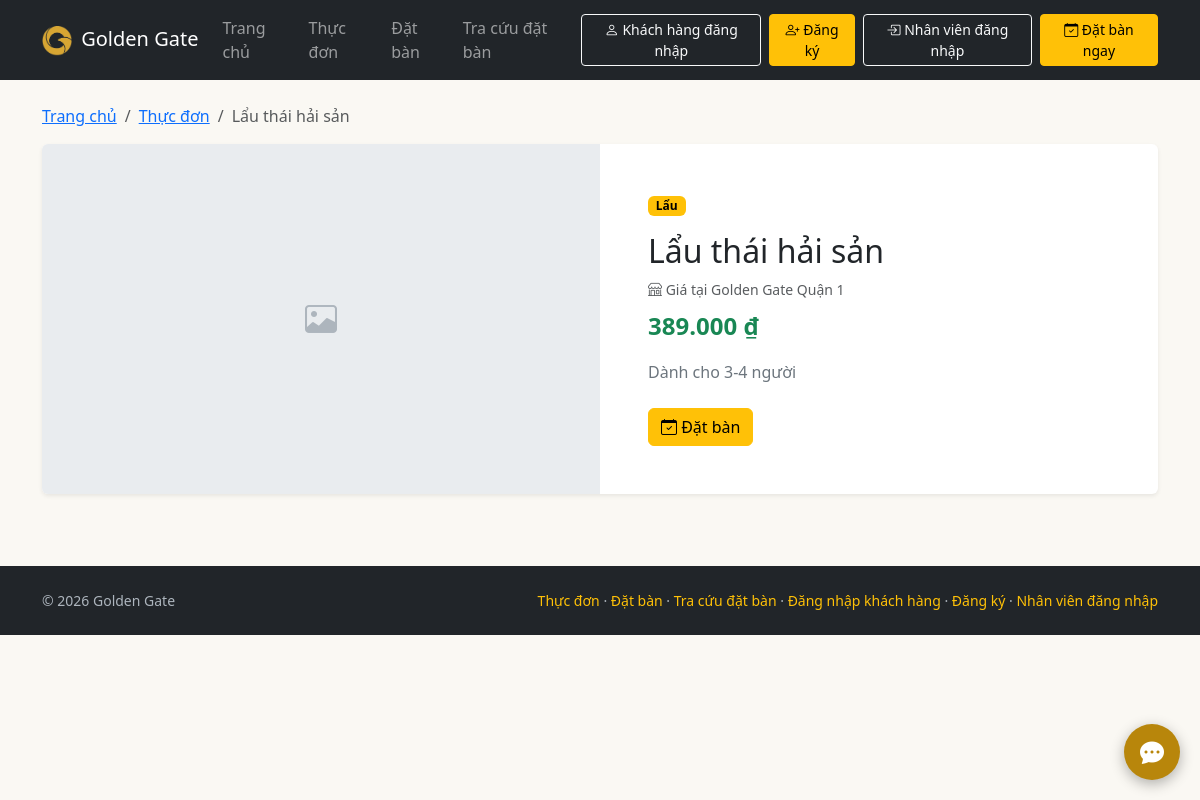
Page /site/item/3?branch=1 on the committed database.
### tables this page shows
CREATE TABLE menu_items (
  id INT AUTO_INCREMENT PRIMARY KEY,
  category_id INT NOT NULL,
  name VARCHAR(150) NOT NULL,
  description TEXT,
  image VARCHAR(255),
  base_price DECIMAL(12,0) NOT NULL,
  status TINYINT(1) NOT NULL DEFAULT 1,
  FOREIGN KEY (category_id) REFERENCES categories(id)
);

CREATE TABLE categories (
  id INT AUTO_INCREMENT PRIMARY KEY,
  name VARCHAR(100) NOT NULL,
  sort_order INT DEFAULT 0
);

CREATE TABLE branches (
  id INT AUTO_INCREMENT PRIMARY KEY,
  name VARCHAR(100) NOT NULL,
  address VARCHAR(255) NOT NULL,
  phone VARCHAR(20),
  status TINYINT(1) NOT NULL DEFAULT 1,
  created_at TIMESTAMP DEFAULT CURRENT_TIMESTAMP
);

### core/Controller.php (called while the page is built, shortened)
<?php
class Controller
{
    protected function publicView(string $name, array $data = []): void
    {
        $file = APP_PATH . '/views/' . $name . '.php';
        $this->render($file, $data);
    }
    private function render(string $__file, array $__vars): void
    {
        extract($__vars, EXTR_SKIP);
        require $__file;
    }
}

### app/controllers/SiteController.php (called while the page is built, shortened)
<?php
require_once APP_PATH . '/models/Site.php';
class SiteController extends Controller
{
    public function item(string $id = ''): void
    {
        $branches = Site::activeBranches();
        $branchId = (int)($_GET['branch'] ?? ($branches[0]['id'] ?? 0));
        $branch = $branchId ? Site::branch($branchId) : false;
        $item = Site::item((int)$id, $branchId);
        $related = $item
            ? Site::relatedItems((int)$item['category_id'], (int)$item['id'], $branchId)
            : [];
        $this->publicView('site/item', [
            'title' => $item ? $item['name'] : 'Không tìm thấy món',
            'item' => $item,
            'related' => $related,
            'branch' => $branch,
        ]);
    }
}

### core/Router.php (called while the page is built, shortened)
<?php
class Router
{
    public function dispatch(): void
    {
        $url   = trim($_GET['url'] ?? '', '/');
        $parts = $url === '' ? [] : explode('/', $url);
        $method = strtolower($parts[1] ?? 'index');
        $params = array_slice($parts, 2);
        $controller = new $class();
        $rm = new ReflectionMethod($controller, $method);
        $rm->invokeArgs($controller, $params);
    }
}

### index.php (called while the page is built, shortened)
<?php
require ROOT_PATH . '/core/helpers.php';
require ROOT_PATH . '/core/Database.php';
require ROOT_PATH . '/core/Controller.php';
require ROOT_PATH . '/core/Router.php';
(new Router())->dispatch();

### core/Database.php (called while the page is built)
<?php
class Database
{
    private static ?PDO $pdo = null;
    public static function get(): PDO
    {
        if (self::$pdo === null) {
            $dsn = 'mysql:host=' . DB_HOST . ';dbname=' . DB_NAME . ';charset=utf8mb4';
            try {
                self::$pdo = new PDO($dsn, DB_USER, DB_PASS, [
                    PDO::ATTR_ERRMODE            => PDO::ERRMODE_EXCEPTION,
                    PDO::ATTR_DEFAULT_FETCH_MODE => PDO::FETCH_ASSOC,
                    PDO::ATTR_EMULATE_PREPARES   => false,
                ]);
            } catch (PDOException $e) {
                http_response_code(500);
                exit(DEBUG ? 'Lỗi kết nối CSDL: ' . $e->getMessage() : 'Hệ thống đang bảo trì.');
            }
        }
        return self::$pdo;
    }
}

### app/models/Site.php (called while the page is built, shortened)
<?php
class Site
{
    public static function branch(int $id): array|false
    {
        $st = Database::get()->prepare('SELECT id, name, address, phone FROM branches WHERE id = ? AND status = 1');
        $st->execute([$id]);
        return $st->fetch();
    }
    public static function item(int $itemId, int $branchId = 0): array|false
    {
        $st = Database::get()->prepare(
            'SELECT m.id, m.name, m.description, m.image, m.category_id, c.name AS category_name,
                    COALESCE(bm.price, m.base_price) AS price
             FROM menu_items m
             JOIN categories c ON c.id = m.category_id
             LEFT JOIN branch_menu bm ON bm.menu_item_id = m.id AND bm.branch_id = ?
             WHERE m.id = ? AND m.status = 1 AND COALESCE(bm.is_available, 1) = 1');
        $st->execute([$branchId, $itemId]);
        return $st->fetch();
    }
}

### core/helpers.php (called while the page is built, shortened)
<?php
function e($s): string { return htmlspecialchars((string)$s, ENT_QUOTES, 'UTF-8'); }
function url(string $path = ''): string { return BASE_URL . '/' . ltrim($path, '/'); }
function money($n): string { return number_format((float)$n, 0, ',', '.') . ' ₫'; }

### app/views/site/item.php (the view, shortened to what this page needs)
<div class="container py-4">
  <?php if (!$item): ?>
    <div class="alert alert-warning">Món ăn không tồn tại hoặc hiện không được phục vụ.</div>
    <a class="btn btn-outline-dark" href="<?= url('site/menu') ?>">Quay lại thực đơn</a>
  <?php else: ?>
    <nav aria-label="breadcrumb" class="mb-3">
      <ol class="breadcrumb">
        <li class="breadcrumb-item"><a href="<?= url('site') ?>">Trang chủ</a></li>
        <li class="breadcrumb-item"><a href="<?= url('site/menu' . ($branch ? '/' . (int)$branch['id'] : '')) ?>">Thực đơn</a></li>
        <li class="breadcrumb-item active" aria-current="page"><?= e($item['name']) ?></li>
      </ol>
    </nav>
    <div class="card border-0 shadow-sm overflow-hidden">
      <div class="row g-0">
        <div class="col-md-6">
          <?php if ($item['image']): ?>
            <img class="w-100 h-100 object-fit-cover" style="min-height:280px; max-height:480px" src="<?= asset($item['image']) ?>" alt="<?= e($item['name']) ?>">
          <?php else: ?>
            <div class="site-noimg h-100" style="min-height:280px"><i class="bi bi-image"></i></div>
          <?php endif; ?>
        </div>
        <div class="col-md-6">
          <div class="card-body p-4 p-lg-5">
            <span class="badge text-bg-warning mb-3"><?= e($item['category_name']) ?></span>
            <h1 class="h2"><?= e($item['name']) ?></h1>
            <?php if ($branch): ?><div class="small text-muted mb-2"><i class="bi bi-shop"></i> Giá tại <?= e($branch['name']) ?></div><?php endif; ?>
            <div class="fs-4 fw-semibold text-success mb-3"><?= money($item['price']) ?></div>
            <?php if ($item['description']): ?>
              <div class="text-secondary"><?= nl2br(e($item['description'])) ?></div>
            <?php else: ?>
              <p class="text-muted">Thông tin món ăn đang được cập nhật.</p>
            <?php endif; ?>
            <a class="btn btn-warning mt-4" href="<?= url('site/book') ?><?= $branch ? '?branch=' . (int)$branch['id'] : '' ?>"><i class="bi bi-calendar-check"></i> Đặt bàn</a>
          </div>
        </div>
      </div>
    </div>
  <?php endif; ?>
</div>

### assets/css/style.css (style rules this page uses)
.site-body { background: #faf8f3; }
.site-card img, .site-noimg { height: 120px; object-fit: cover; width: 100%; }
.site-noimg { background: #e9ecef; color: #adb5bd; display: flex; align-items: center; justify-content: center; font-size: 2rem; }

### rows in the picture
menu_items: name "Lẩu thái hải sản", category.name "Lẩu", description "Dành cho 3-4 người"
branches: name "Golden Gate Quận 1"

### other values in the picture
APP_NAME "Golden Gate"
$label "Trang chủ"
$label "Thực đơn"
$label "Đặt bàn"
$label "Tra cứu đặt bàn"
money($item['price']) "389.000 ₫"
